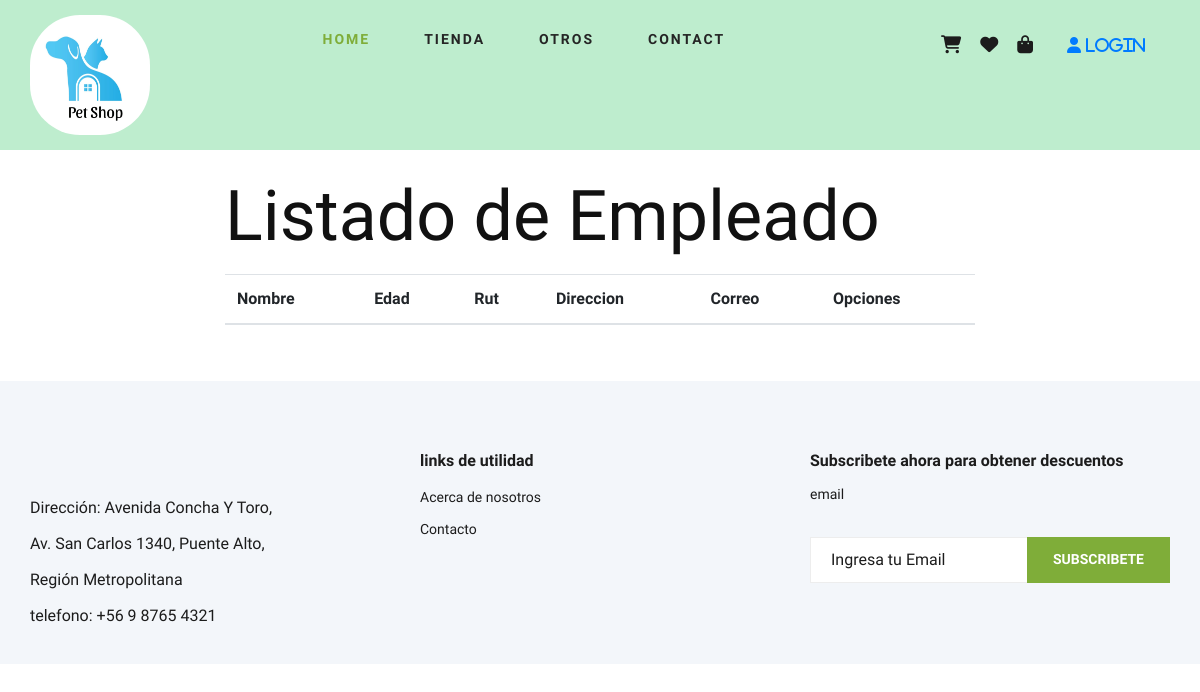
/admcorreo/, run on an earlier commit of the app's database.
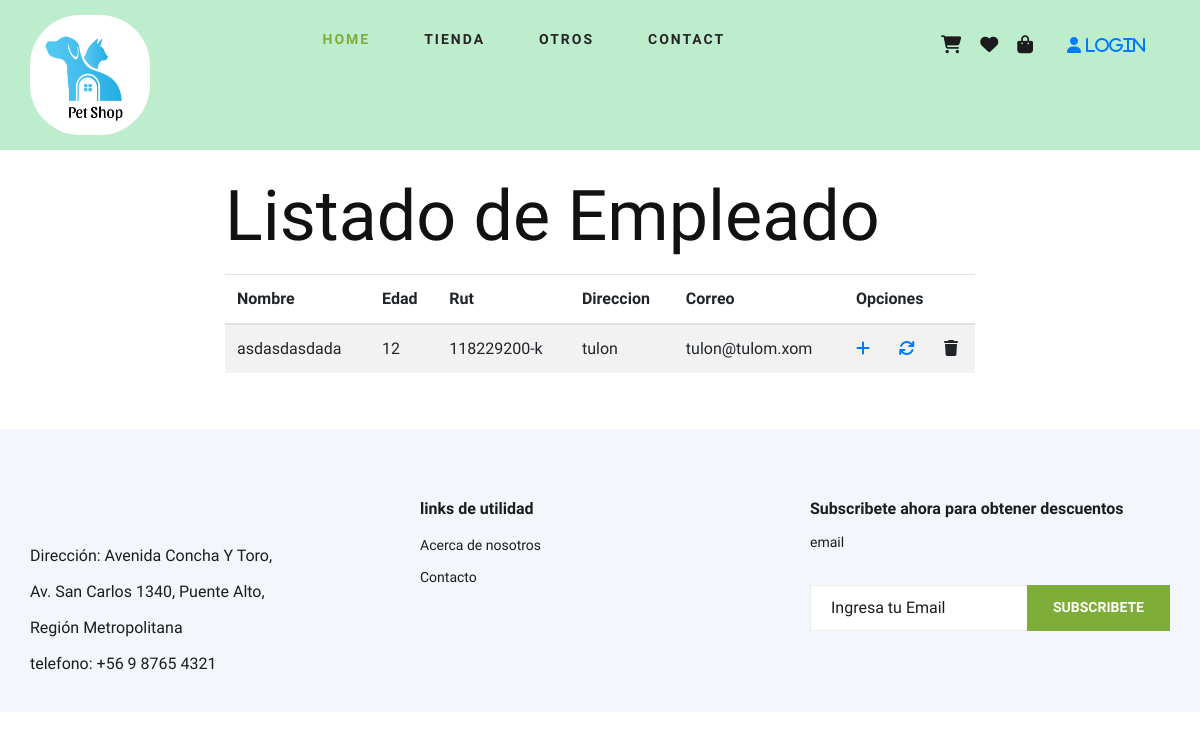
And on a later commit of the database.
### core/models.py (models this page shows, shortened)
class Empleado(models.Model):
    nombreEmp = models.CharField(max_length=100)
    edad = models.IntegerField()
    rut = models.CharField(max_length=11)
    direccion = models.CharField(max_length=100)
    correo = models.CharField(max_length=100)

### core/views.py (the view)
# urls.py: path('admcorreo/', admcorreo, name="admcorreo"),
def admcorreo(request):
    empleadoListados = Empleado.objects.all()
    return render(request, 'core/adm-correo.html',{"listadoemp":empleadoListados})

### core/templates/core/adm-correo.html (shortened to what this page needs)
{% extends 'core/base.html' %}
{% load static %}
{% block contenido %}
<section class="">
    <div class="container py-4 ">
        <div class="row justify-content-center">
            <div class="col-ms-12 col-md-6 col-lg-8 col-xl-8">
                <h1>Listado de Empleado</h1>
                <div class="table-reponsive py-3">
                    <table class="table table-striped">
                        <thead>
                            <tr>
                                <th>Nombre</th>
                                <th>Edad</th>
                                <th>Rut</th>
                                <th>Direccion</th>
                                <th>Correo</th>
                                <th colspan="3">Opciones</th>
                            </tr>
                        </thead>
                        <tbody>
                            {% for aux in listadoemp%}
                            <tr>
                                <td>{{aux.nombreEmp}}</td>
                                <td>{{aux.edad}}</td>
                                <td>{{aux.rut}} </td>
                                <td>{{aux.direccion}}</td>
                                <td>{{aux.correo}}</td>
                                <td><a href="{% url 'addEmp' %}"><i class="fa fa-plus"></i></a></td>
                                <td><a href="{% url 'updateEmp' aux.id %}"><i class="fa fa-solid fa-arrows-rotate"></i></a></td>
                                <td><a onclick="eliminar({{aux.id}})"><i class="fa fa-solid fa-trash fa-flip"></i></a></td>
                            </tr>
                            {% endfor%}
                        </tbody>
                    </table>
                </div>
            </div>
        </div>
    </div>
</section>
{% endblock %}

What changed in the data, as far as the page shows it:
added Empleado: nombreEmp "asdasdasdada", edad "12", rut "118229200-k", direccion "tulon", correo "tulon@tulom.xom"
